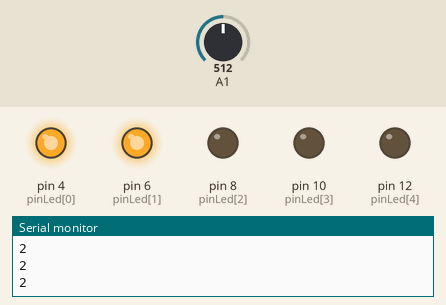
Simulated run of this sketch. Board: Arduino Uno, built with avr-gcc and run on an emulated ATmega328P. On the bench: output pins drawn as LEDs (lit = HIGH), the last lines printed to the serial monitor. The inputs (shaded band) are chosen by the test bench; at power-on: A1 = 512.

Above: at 1.2 s.
1.3 s: A1 set to 605
2.8 s: A1 set to 624
At 4.0 s:
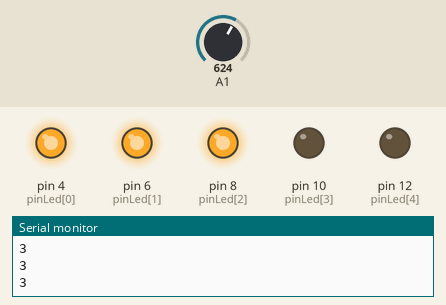
4.3 s: A1 set to 810
5.8 s: A1 set to 830
At 6.5 s:
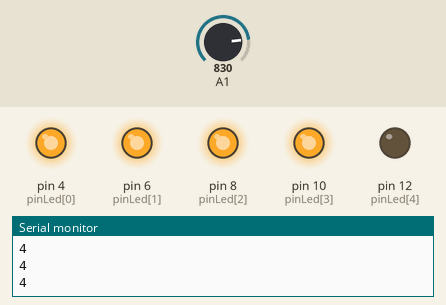
7.3 s: A1 set to 1006
8.8 s: A1 set to 1023
At 10.0 s:
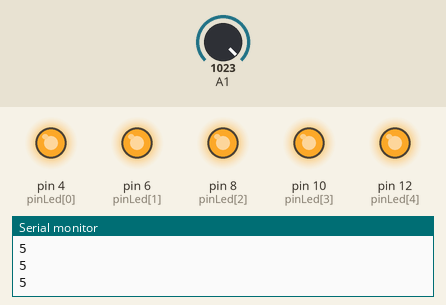
Timing chart, 0 to 11.3 s (numbered marks = the images above; inputs shaded):
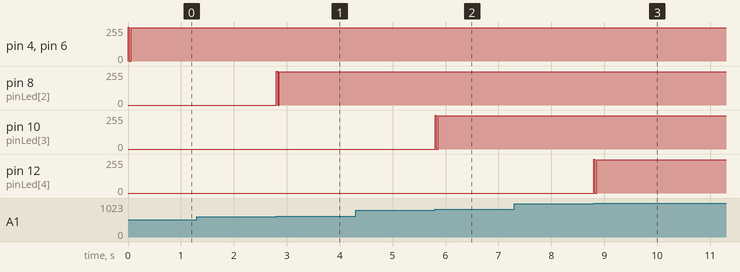

Measured:
- the behaviour switches between 613 and 614 on A1 (found by bisection; images 0 and 1)
- the behaviour switches between 818 and 819 on A1 (found by bisection; images 1 and 2)
- the behaviour switches between 1022 and 1023 on A1 (found by bisection; images 2 and 3)
- after the input at 2.8 s, pin 8 (pinLed[2]): 0/255 → 249/255 at once
- after the input at 5.8 s, pin 10 (pinLed[3]): 0/255 → 249/255 at once
- after the input at 8.8 s, pin 12 (pinLed[4]): 0/255 → 249/255 at once

The sketch:

codeLedFonctionLuminosite.ino
```cpp
int pinLed [5] = {4, 6, 8, 10, 12} ; //Déclaration tableau une dimension contenant les pins associés aux LEDs
unsigned long valeurLuminosite = 0 ;  //Variable qui contiendra la valeur de la luminosité

void setup() {

  for (int i = 0 ; i < 5 ; i++) //Affectation des pins comme étant des sorties + définition de l'état initial des LEDs
  {
    pinMode (pinLed[i], OUTPUT) ;
    digitalWrite (pinLed[i], LOW) ;
  }
  Serial.begin (9600) ;
}

void loop() {

  valeurLuminosite = analogRead (A1) ;  //On lit la valeur de l'intensité (on la stock)
  valeurLuminosite = map (valeurLuminosite, 0, 1023, 0, 5) ;  //On remplace la valeur de la luminosité par une valeur entre 0 et 5
  Serial.println (valeurLuminosite) ;
  for (int i = 0; i < valeurLuminosite; i++) //On allume le nombre de LED adequat
  {
    digitalWrite (pinLed [i], HIGH);
  }

  delay (10) ;
  for (int i = 0; i < valeurLuminosite; i++) //On les éteins
  {
    digitalWrite (pinLed [i], LOW);
  }
}
```
